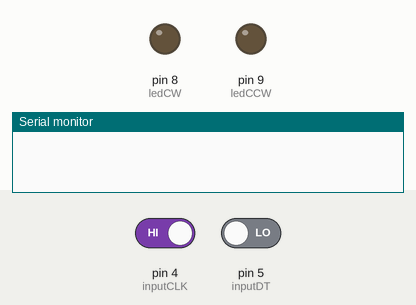
A sketch run on a simulated Arduino Uno, built with avr-gcc and run on an emulated ATmega328P. On the bench: output pins drawn as LEDs (lit = HIGH), the last lines printed to the serial monitor. The test bench sets the inputs (shaded band); at power-on: pin 4 (inputCLK) HIGH, pin 5 (inputDT) LOW.

Above: at 1.2 s.
1.3 s: pin 4 (inputCLK) driven LOW
At 2.2 s:
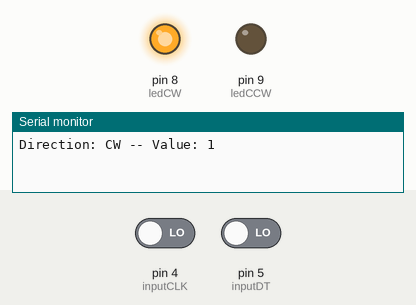
2.8 s: pin 4 (inputCLK) driven HIGH
At 3.4 s:
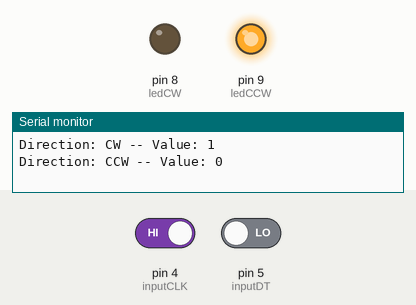
Timing chart, 0 to 5.8 s (numbered marks = the images above; inputs shaded):
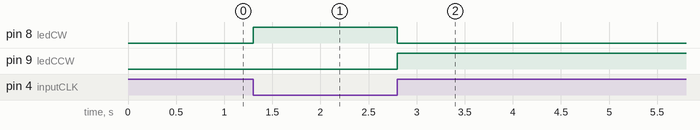

Measured:
- after the input at 1.3 s, pin 8 (ledCW): LOW → HIGH at once
- after the input at 2.8 s, pin 8 (ledCW): HIGH → LOW at once; pin 9 (ledCCW): LOW → HIGH at once

The sketch:

simple_encoder_code.ino
```cpp
 /*
  Rotary Encoder Demo
  rot-encode-demo.ino
  Demonstrates operation of Rotary Encoder
  Displays results on Serial Monitor
  DroneBot Workshop 2019
  https://dronebotworkshop.com
*/

 // Rotary Encoder Inputs
 #define inputCLK 4
 #define inputDT 5

 // LED Outputs
 #define ledCW 8
 #define ledCCW 9

 int counter = 0;
 int currentStateCLK;
 int previousStateCLK;

 String encdir ="";

 void setup() {

   // Set encoder pins as inputs
   pinMode (inputCLK,INPUT);
   pinMode (inputDT,INPUT);

   // Set LED pins as outputs
   pinMode (ledCW,OUTPUT);
   pinMode (ledCCW,OUTPUT);

   // Setup Serial Monitor
   Serial.begin (9600);

   // Read the initial state of inputCLK
   // Assign to previousStateCLK variable
   previousStateCLK = digitalRead(inputCLK);

 }

 void loop() {

  // Read the current state of inputCLK
   currentStateCLK = digitalRead(inputCLK);

   // If the previous and the current state of the inputCLK are different then a pulse has occured
   if (currentStateCLK != previousStateCLK){

     // If the inputDT state is different than the inputCLK state then
     // the encoder is rotating counterclockwise
     if (digitalRead(inputDT) != currentStateCLK) {
       counter --;
       encdir ="CCW";
       digitalWrite(ledCW, LOW);
       digitalWrite(ledCCW, HIGH);

     } else {
       // Encoder is rotating clockwise
       counter ++;
       encdir ="CW";
       digitalWrite(ledCW, HIGH);
       digitalWrite(ledCCW, LOW);

     }
     Serial.print("Direction: ");
     Serial.print(encdir);
     Serial.print(" -- Value: ");
     Serial.println(counter);
   }
   // Update previousStateCLK with the current state
   previousStateCLK = currentStateCLK;
 }
```
